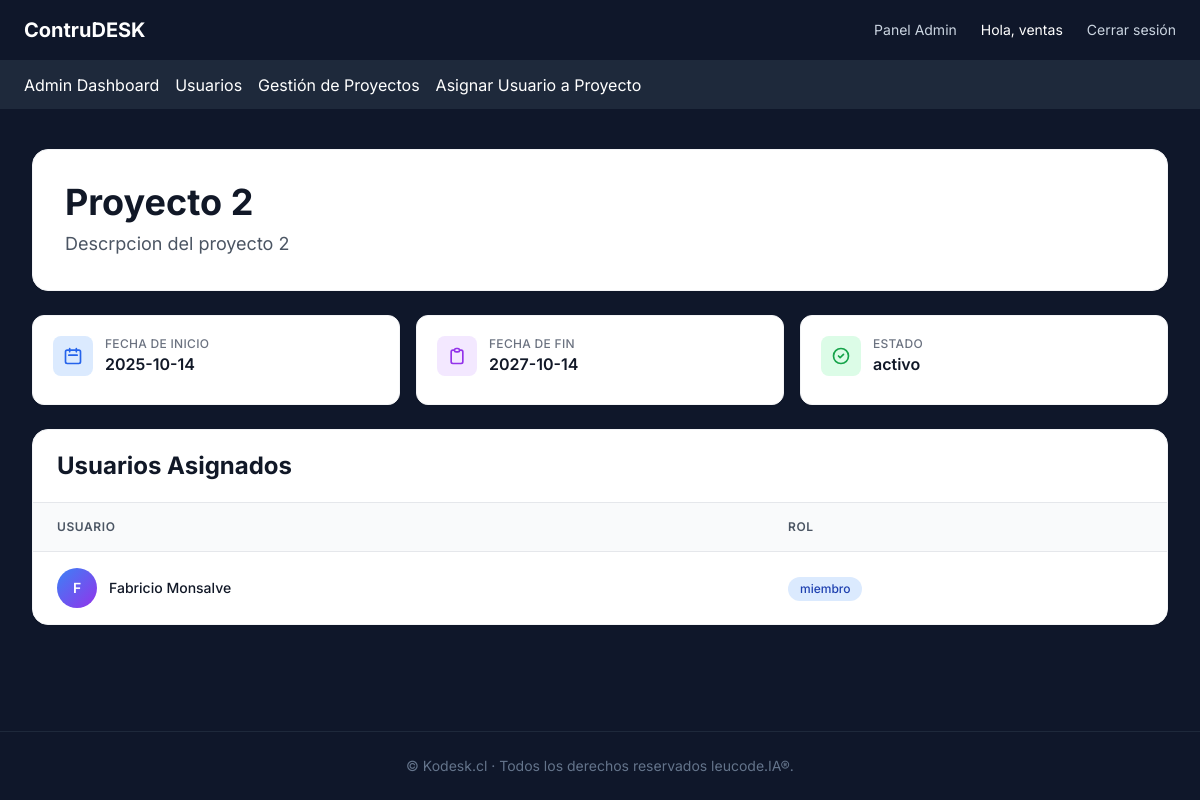
Page /admin/project_details/2 (signed in) on the committed database.
### app/models.py (models this page shows, shortened)
class AdminUser(UserMixin, db.Model):
    __tablename__ = "admin_users"
    id = db.Column(db.Integer, primary_key=True)
    nombre = db.Column(db.String(120), nullable=False)
    email = db.Column(db.String(120), unique=True, nullable=False)
    password_hash = db.Column(db.String(255), nullable=False)
    roles = db.relationship('Role', secondary='user_roles', backref=db.backref('users', lazy='dynamic'))
    def has_role(self, role_name):
        return any(role.name == role_name for role in self.roles)
    @property
    def is_authenticated(self):
        return True

class Project(db.Model):
    __tablename__ = 'projects'
    id = db.Column(db.Integer, primary_key=True)
    name = db.Column(db.String(128), nullable=False)
    description = db.Column(db.Text)
    start_date = db.Column(db.DateTime, default=datetime.utcnow)
    end_date = db.Column(db.DateTime)
    progress = db.Column(db.Integer, default=0)
    status = db.Column(db.String(50), default='activo')  # Ej: activo, suspendido, finalizado
    archived = db.Column(db.Boolean, default=False)  # Indicador de archivo
    admin_comment = db.Column(db.Text)
    creator_id = db.Column(db.Integer, db.ForeignKey('admin_users.id'), nullable=False)
    creator = db.relationship('AdminUser', backref='created_projects')

class ProjectUserRole(db.Model):
    __tablename__ = 'project_user_role'
    project_id = db.Column(db.Integer, db.ForeignKey('projects.id', ondelete='CASCADE'), primary_key=True)
    user_id = db.Column(db.Integer, db.ForeignKey('admin_users.id', ondelete='CASCADE'), primary_key=True)
    role_id = db.Column(db.Integer, db.ForeignKey('roles.id'), nullable=False)
    project = db.relationship('Project', backref=db.backref('user_roles', lazy=True))
    user = db.relationship('AdminUser', backref=db.backref('user_roles', lazy=True))
    role = db.relationship('Role')

class Role(db.Model):
    __tablename__ = "roles"
    id = db.Column(db.Integer, primary_key=True)
    name = db.Column(db.String(80), unique=True, nullable=False)

### app/routes/admin.py (the view)
@admin_bp.route('/project_details/<int:project_id>', methods=['GET'])
@login_required
def project_details(project_id):
    project = Project.query.get_or_404(project_id)
    users_in_project = ProjectUserRole.query.filter_by(project_id=project.id).all()  # Obtener los usuarios asignados
    roles = Role.query.all()  # Obtener todos los roles disponibles
    return render_template('admin/detalles_proyecto.html', project=project, users_in_project=users_in_project, roles=roles)

### app/templates/admin/detalles_proyecto.html (shortened to what this page needs)
{% extends "layout.html" %}
{% block content %}
<div class="container mx-auto mt-6 sm:mt-10 px-4 sm:px-6 lg:px-8 max-w-7xl">
  <div class="bg-white rounded-2xl shadow-sm border border-gray-100 p-6 sm:p-8 mb-6">
    <h2 class="text-3xl sm:text-4xl font-bold text-gray-900 mb-2">{{ project.name }}</h2>
    <p class="text-base sm:text-lg text-gray-600 leading-relaxed">{{ project.description }}</p>
  </div>
  <div class="grid grid-cols-1 md:grid-cols-3 gap-4 mb-6">
    <div class="bg-white rounded-xl shadow-sm border border-gray-100 p-5 hover:shadow-md transition-shadow duration-200">
      <div class="flex items-center mb-2">
        <div class="w-10 h-10 bg-blue-100 rounded-lg flex items-center justify-center mr-3">
          <svg class="w-5 h-5 text-blue-600" fill="none" stroke="currentColor" viewBox="0 0 24 24">
            <path stroke-linecap="round" stroke-linejoin="round" stroke-width="2" d="M8 7V3m8 4V3m-9 8h10M5 21h14a2 2 0 002-2V7a2 2 0 00-2-2H5a2 2 0 00-2 2v12a2 2 0 002 2z"></path>
          </svg>
        </div>
        <div>
          <p class="text-xs font-medium text-gray-500 uppercase tracking-wide">Fecha de Inicio</p>
          <p class="text-base font-semibold text-gray-900">{{ project.start_date.strftime('%Y-%m-%d') }}</p>
        </div>
      </div>
    </div>
    <div class="bg-white rounded-xl shadow-sm border border-gray-100 p-5 hover:shadow-md transition-shadow duration-200">
      <div class="flex items-center mb-2">
        <div class="w-10 h-10 bg-purple-100 rounded-lg flex items-center justify-center mr-3">
          <svg class="w-5 h-5 text-purple-600" fill="none" stroke="currentColor" viewBox="0 0 24 24">
            <path stroke-linecap="round" stroke-linejoin="round" stroke-width="2" d="M9 5H7a2 2 0 00-2 2v12a2 2 0 002 2h10a2 2 0 002-2V7a2 2 0 00-2-2h-2M9 5a2 2 0 002 2h2a2 2 0 002-2M9 5a2 2 0 012-2h2a2 2 0 012 2"></path>
          </svg>
        </div>
        <div>
          <p class="text-xs font-medium text-gray-500 uppercase tracking-wide">Fecha de Fin</p>
          <p class="text-base font-semibold text-gray-900">{{ project.end_date.strftime('%Y-%m-%d') if project.end_date else 'N/A' }}</p>
        </div>
      </div>
    </div>
    <div class="bg-white rounded-xl shadow-sm border border-gray-100 p-5 hover:shadow-md transition-shadow duration-200">
      <div class="flex items-center mb-2">
        <div class="w-10 h-10 bg-green-100 rounded-lg flex items-center justify-center mr-3">
          <svg class="w-5 h-5 text-green-600" fill="none" stroke="currentColor" viewBox="0 0 24 24">
            <path stroke-linecap="round" stroke-linejoin="round" stroke-width="2" d="M9 12l2 2 4-4m6 2a9 9 0 11-18 0 9 9 0 0118 0z"></path>
          </svg>
        </div>
        <div>
          <p class="text-xs font-medium text-gray-500 uppercase tracking-wide">Estado</p>
          <p class="text-base font-semibold text-gray-900">{{ project.status }}</p>
        </div>
      </div>
    </div>
  </div>
  <div class="bg-white rounded-2xl shadow-sm border border-gray-100 overflow-hidden">
    <div class="px-6 py-5 border-b border-gray-200">
      <h3 class="text-xl sm:text-2xl font-bold text-gray-900">Usuarios Asignados</h3>
    </div>
    <div class="hidden sm:block overflow-x-auto">
      <table class="min-w-full divide-y divide-gray-200">
        <thead class="bg-gray-50">
          <tr>
            <th class="px-6 py-4 text-left text-xs font-semibold text-gray-600 uppercase tracking-wider">Usuario</th>
            <th class="px-6 py-4 text-left text-xs font-semibold text-gray-600 uppercase tracking-wider">Rol</th>
          </tr>
        </thead>
        <tbody class="bg-white divide-y divide-gray-200">
          {% for user_role in users_in_project %}
            <tr class="hover:bg-gray-50 transition-colors duration-150">
              <td class="px-6 py-4 whitespace-nowrap">
                <div class="flex items-center">
                  <div class="w-10 h-10 bg-gradient-to-br from-blue-500 to-purple-600 rounded-full flex items-center justify-center text-white font-semibold text-sm mr-3">
                    {{ user_role.user.nombre[0].upper() }}
                  </div>
                  <div class="text-sm font-medium text-gray-900">{{ user_role.user.nombre }}</div>
                </div>
              </td>
              <td class="px-6 py-4 whitespace-nowrap">
                <span class="inline-flex items-center px-3 py-1 rounded-full text-xs font-medium bg-blue-100 text-blue-800">
                  {{ user_role.role.name }}
                </span>
              </td>
            </tr>
          {% endfor %}
        </tbody>
      </table>
    </div>
  </div>
</div>
{% endblock %}

### app/templates/layout.html (shortened to what this page needs)
<!DOCTYPE html>
<html lang="es">
<head>
  <script src="https://cdn.tailwindcss.com"></script>
</head>
<body class="min-h-screen flex flex-col">
  <header class="w-full bg-slate-900 border-b border-slate-800 py-4 px-6 flex items-center justify-between">
    <a href="{{ url_for('main.index') }}" class="text-xl font-bold text-white">
      ContruDESK
    </a>
    <nav class="hidden md:flex gap-6 text-sm text-slate-300">
        {% if current_user.is_authenticated %}
          {% if current_user.has_role('admin') %}
            <a href="{{ url_for('admin.admin_dashboard') }}" class="hover:text-white">Panel Admin</a>
          {% elif current_user.has_role('editor') %}
            <a href="{{ url_for('editor.editor_dashboard') }}" class="hover:text-white">Dashboard Editor</a>
          {% elif current_user.has_role('miembro') %}
            <a href="{{ url_for('miembro.miembro_dashboard') }}" class="hover:text-white">Dashboard Miembro</a>
          {% elif current_user.has_role('lector') %}
          {% else %}
            <a href="{{ url_for('main.index') }}" class="hover:text-white">Inicio</a>
          {% endif %}
        {% endif %}
      {% if current_user.is_authenticated %}
        <span class="text-white">Hola, {{ current_user.nombre }}</span>
        <a href="{{ url_for('auth.logout') }}" class="hover:text-white">Cerrar sesión</a>
      {% else %}
        <a href="{{ url_for('auth.login') }}" class="hover:text-white">Iniciar Sesión</a>
      {% endif %}
    </nav>
  </header>
  {% if current_user.is_authenticated %}
    <nav class="bg-slate-800 py-3 px-6 text-white">
      <ul class="flex space-x-4">
        {% if current_user.has_role('admin') %}
          <li><a href="{{ url_for('admin.admin_dashboard') }}" class="text-gray hover:text-blue-400">Admin Dashboard</a></li>
          <li><a href="{{ url_for('admin.usuarios') }}" class="text-gray hover:text-blue-400">Usuarios</a></li>
          <li><a href="{{ url_for('admin.list_projects') }}" class="text-gray hover:text-blue-400">Gestión de Proyectos</a></li>
          <li><a href="{{ url_for('admin.assign_user_to_project') }}" class="text-gray hover:text-blue-400">Asignar Usuario a Proyecto</a></li>
        {% elif current_user.has_role('editor') %}
          <li><a href="{{ url_for('editor.editor_dashboard') }}" class="text-gray hover:text-blue-400">Gestion de Documentos</a></li>
        {% endif %}
      </ul>
    </nav>
  {% endif %}
  <main class="flex-grow">
    {% block content %}{% endblock %}
  </main>
  <footer class="bg-slate-900 border-t border-slate-800 py-6 text-center text-slate-500 text-sm">
    © {{ config.STORE_NAME or "Kodesk.cl" }} ·  Todos los derechos reservados leucode.IA®.
  </footer>
</body>
</html>

### app/templates/layout.html (style rules this page uses)
body { font-family: 'Inter', sans-serif !important; background: #0f172a !important; }

### rows in the picture
AdminUser: nombre "ventas"
Project: name "Proyecto 2", description "Descrpcion del proyecto 2", start_date "2025-10-14", end_date "2027-10-14", status "activo"
ProjectUserRole: user "F", user.nombre "Fabricio Monsalve", role.name "miembro"

### other values in the picture
{{ config.STORE_NAME or "Kodesk.cl" }} "Kodesk.cl"
